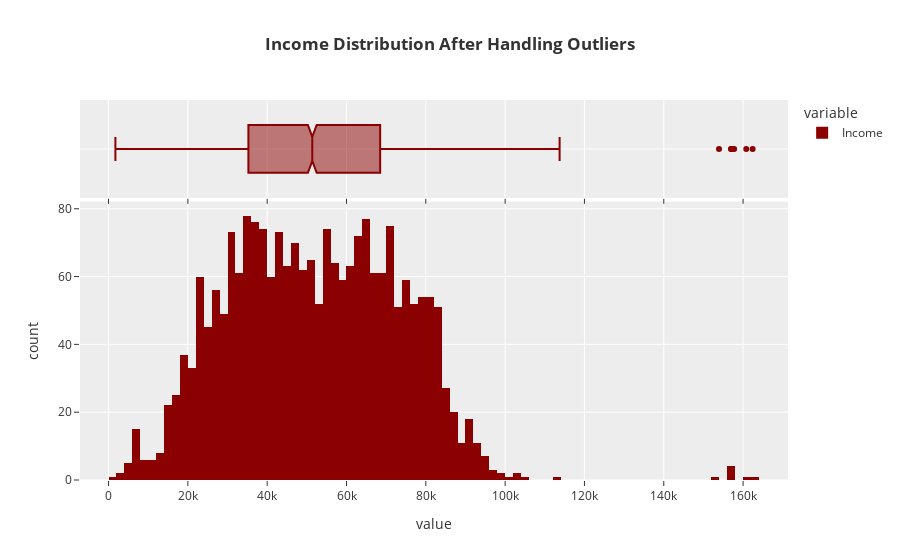

This figure's notebook cell:
### Code cell
fig = px.histogram(data["Income"], marginal="box", title="<b>Income Distribution After Handling Outliers",
                  color_discrete_map={"Income":"darkred"})
fig.show()

print(f"Skewness of Income Distribution is {data['Income'].skew()}")

### Figure 1 — Plotly figure (JSON) as saved in the notebook; plotly's stock layout.template omitted (floating-point values rounded to 4 significant figures; data arrays with more than 128 entries replaced by an {"elided": "..."} marker saying what was removed)
{"data": [{"alignmentgroup": "True", "bingroup": "x", "hovertemplate": "variable=Income<br>value=%{x}<br>count=%{y}<extra></extra>", "legendgroup": "Income", "marker": {"color": "darkred", "pattern": {"shape": ""}}, "name": "Income", "offsetgroup": "Income", "orientation": "v", "showlegend": true, "type": "histogram", "x": {"elided": "2215 int values"}, "xaxis": "x", "yaxis": "y"}, {"alignmentgroup": "True", "hovertemplate": "variable=Income<br>value=%{x}<extra></extra>", "legendgroup": "Income", "marker": {"color": "darkred"}, "name": "Income", "notched": true, "offsetgroup": "Income", "showlegend": false, "type": "box", "x": {"elided": "2215 int values"}, "xaxis": "x2", "yaxis": "y2"}], "layout": {"barmode": "relative", "legend": {"title": {"text": "variable"}, "tracegroupgap": 0}, "title": {"text": "<b>Income Distribution After Handling Outliers"}, "xaxis": {"anchor": "y", "domain": [0, 1], "title": {"text": "value"}}, "xaxis2": {"anchor": "y2", "domain": [0, 1], "matches": "x", "showticklabels": false}, "yaxis": {"anchor": "x", "domain": [0, 0.7326], "title": {"text": "count"}}, "yaxis2": {"anchor": "x2", "domain": [0.7426, 1], "matches": "y2", "showline": false, "showticklabels": false, "ticks": ""}}}
